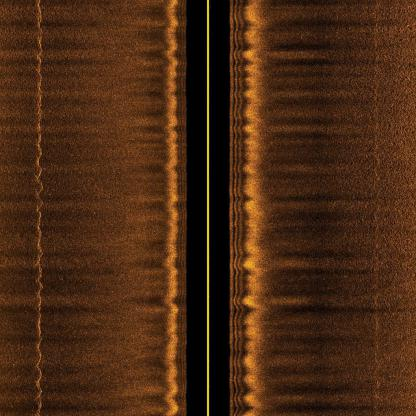
#> input picture Dataset/2010/0003_2010.jpg, 416 x 416 px
$ python -i sonar_preprocessor.py   (imports and definitions only)
#> lines starting #> are read from the running program, lines starting #| are printed output that depends on the picture; after the words box and inside, x2 and y2 are one past the last pixel; in counts of white or black regions, pixels touching at a corner belong together
import cv2
import numpy as np
from typing import Tuple, Optional, Dict, Any

class SonarPreprocessor:
    """
    Modular preprocessor for Side-Scan Sonar (SSS) imagery.
    Handles:
    - Auto-cropping window title/header bars
    - Detecting and masking central nadir (water-column blind zone)
    - Dual-channel split (Port / Starboard)
    - Optional conservative despeckle & mild CLAHE
    """

    def __init__(
        self,
        enable_header_crop: bool = True,
        enable_nadir_mask: bool = True,
        clahe_clip_limit: float = 2.0,
        enable_clahe: bool = False,
    ):
        self.enable_header_crop = enable_header_crop
        self.enable_nadir_mask = enable_nadir_mask
        self.clahe_clip_limit = clahe_clip_limit
        self.enable_clahe = enable_clahe

    def crop_software_header(self, image: np.ndarray) -> Tuple[np.ndarray, int]:
        """
        Detects and removes window title bars, UI playback menus, or black borders at the top.
        Returns: (cropped_image, crop_top_offset)
        """
        h, w = image.shape[:2]
        if not self.enable_header_crop or h < 200:
            return image, 0

        gray = cv2.cvtColor(image, cv2.COLOR_BGR2GRAY) if len(image.shape) == 3 else image

        search_height = min(int(h * 0.15), 120)
        top_region = gray[:search_height, :]

        row_means = np.mean(top_region, axis=1)
        row_diffs = np.abs(np.diff(row_means))

        crop_y = 0
        if len(row_diffs) > 0:
            peaks = np.where(row_diffs > 15)[0]
            if len(peaks) > 0:
                candidate_y = int(peaks[-1]) + 2
                if 15 <= candidate_y <= search_height:
                    crop_y = candidate_y

        if crop_y > 0:
            return image[crop_y:, :], crop_y

        return image, 0

    def detect_nadir(self, image: np.ndarray) -> Optional[Tuple[int, int]]:
        """
        Detects the central vertical dark water column (nadir zone).
        Returns: (nadir_left_x, nadir_right_x) or None if not detected.
        """
        h, w = image.shape[:2]
        if w < 100:
            return None

        gray = cv2.cvtColor(image, cv2.COLOR_BGR2GRAY) if len(image.shape) == 3 else image

        center_start = int(w * 0.35)
        center_end = int(w * 0.65)
        center_strip = gray[:, center_start:center_end]

        col_means = np.mean(center_strip, axis=0)
        smoothed = cv2.GaussianBlur(col_means.reshape(1, -1), (1, 15), 0)[0]

        min_idx = np.argmin(smoothed)
        min_val = smoothed[min_idx]

        outer_strip = np.hstack([gray[:, :int(w * 0.25)], gray[:, int(w * 0.75):]])
        outer_mean = np.mean(outer_strip)

        if min_val < outer_mean * 0.65:
            center_x = center_start + min_idx
            threshold = min_val + (outer_mean - min_val) * 0.4

            left_x = center_x
            while left_x > center_start and smoothed[left_x - center_start] < threshold:
                left_x -= 1

            right_x = center_x
            while right_x < center_end - 1 and smoothed[right_x - center_start] < threshold:
                right_x += 1

            nadir_w = right_x - left_x
            if 6 <= nadir_w <= int(w * 0.25):
                return (left_x, right_x)

        return None

    def mask_nadir(self, image: np.ndarray, nadir_bounds: Tuple[int, int]) -> np.ndarray:
        """
        Masks the nadir region with pure black to prevent YOLO false triggers.
        """
        out = image.copy()
        left_x, right_x = nadir_bounds
        out[:, left_x:right_x] = 0
        return out

    def preprocess(self, image: np.ndarray) -> Dict[str, Any]:
        cropped_img, crop_y = self.crop_software_header(image)
        nadir_bounds = self.detect_nadir(cropped_img) if self.enable_nadir_mask else None

        processed = cropped_img.copy()
        if nadir_bounds and self.enable_nadir_mask:
            processed = self.mask_nadir(processed, nadir_bounds)

        if self.enable_clahe:
            if len(processed.shape) == 3:
                lab = cv2.cvtColor(processed, cv2.COLOR_BGR2LAB)
                clahe = cv2.createCLAHE(clipLimit=self.clahe_clip_limit, tileGridSize=(8, 8))
                lab[:, :, 0] = clahe.apply(lab[:, :, 0])
                processed = cv2.cvtColor(lab, cv2.COLOR_LAB2BGR)
            else:
                clahe = cv2.createCLAHE(clipLimit=self.clahe_clip_limit, tileGridSize=(8, 8))
                processed = clahe.apply(processed)

        return {
            "image": processed,
            "crop_offset_y": crop_y,
            "nadir_bounds": nadir_bounds,
            "original_shape": image.shape,
        }

>>> import cv2
>>> picture = cv2.imread('../../Dataset/2010/0003_2010.jpg')
#> picture is the input picture: shape (416, 416, 3); mean B, G, R 19.6, 41.8, 74.2
>>> result = SonarPreprocessor().preprocess(picture)
#> in crop_software_header, `gray = cv2.cvtColor(image, cv2.COLOR_BGR2GRAY) if len(image.shape) == ..`:
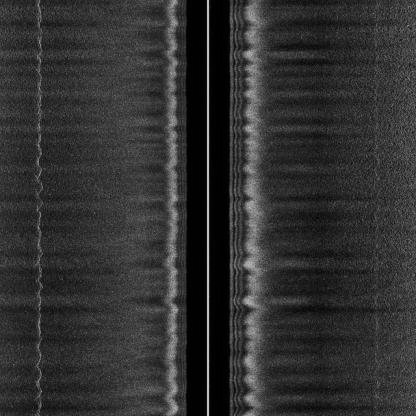
#> gray: shape (416, 416); min 0, max 205, mean 48.9
#> in crop_software_header, `top_region = gray[:search_height, :]`:
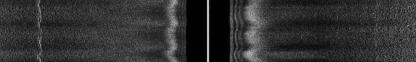
#> top_region: shape (62, 416); min 0, max 198, mean 49.3
#> in crop_software_header, `row_means = np.mean(top_region, axis=1)`: row_means = 62 values, max 55.89 at index 52, min 42.61 at index 3, mean 49.3
#> in crop_software_header, `row_diffs = np.abs(np.diff(row_means))`: row_diffs = 61 values, max 3.74 at index 49, min 0.012 at index 11, mean 1.18
#> in crop_software_header, `peaks = np.where(row_diffs > 15)[0]`: peaks = empty array
#> in preprocess, `cropped_img, crop_y = self.crop_software_header(image)`: crop_y = 0
#> in detect_nadir, `center_strip = gray[:, center_start:center_end]`:
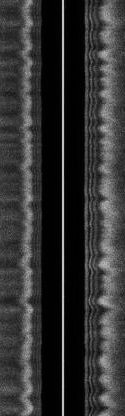
#> center_strip: shape (416, 125); min 0, max 205, mean 51.1
#> in detect_nadir, `col_means = np.mean(center_strip, axis=0)`: col_means = 125 values, max 192.9 at index 63, min 0 at index 50, mean 51.09
#> in detect_nadir, `smoothed = cv2.GaussianBlur(col_means.reshape(1, -1), (1, 15), 0)[0]`: smoothed has the same summary as col_means
#> in detect_nadir, `min_idx = np.argmin(smoothed)`: min_idx = 50
#> in detect_nadir, `min_val = smoothed[min_idx]`: min_val = 0
#> in detect_nadir, `outer_strip = np.hstack([gray[:, :int(w * 0.25)], gray[:, int(w * 0.75..`:
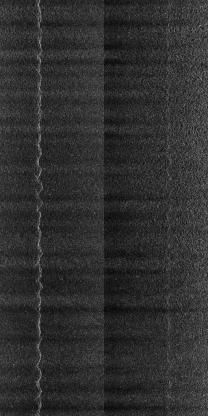
#> outer_strip: shape (416, 208); min 4, max 151, mean 47.2
#> in detect_nadir, `outer_mean = np.mean(outer_strip)`: outer_mean = 47.16
#> in detect_nadir, `center_x = center_start + min_idx`: center_x = 195
#> in detect_nadir, `threshold = min_val + (outer_mean - min_val) * 0.4`: threshold = 18.87
#> in detect_nadir, `left_x = center_x`: left_x = 195
#> the loop in detect_nadir, `while left_x > center_start and smoothed[left_x - center_start] < thre..` made 9 passes
#> left_x on passes 1 to 9: 194, 193, 192, 191, 190, 189, 188, 187, 186
#> after the loop in detect_nadir, `while left_x > center_start and smoothed[left_x - center_start] < thre..`: left_x = 186
#> in detect_nadir, `right_x = center_x`: right_x = 195
#> the loop in detect_nadir, `while right_x < center_end - 1 and smoothed[right_x - center_start] < ..` made 12 passes
#> after the loop in detect_nadir, `while right_x < center_end - 1 and smoothed[right_x - center_start] < ..`: right_x = 207
#> in detect_nadir, `nadir_w = right_x - left_x`: nadir_w = 21
#> in preprocess, `nadir_bounds = self.detect_nadir(cropped_img) if self.enable_nadir_mas..`: nadir_bounds = (186, 207)
#> in mask_nadir, `left_x, right_x = nadir_bounds`: left_x = 186; right_x = 207
#> in mask_nadir, `out[:, left_x:right_x] = 0`:
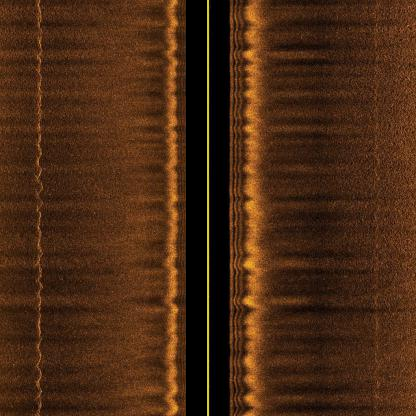
#> out: shape (416, 416, 3); 5.01% of pixels changed, all inside (x1, y1, x2, y2) = (186, 0, 207, 416)
#> result = 4 items
